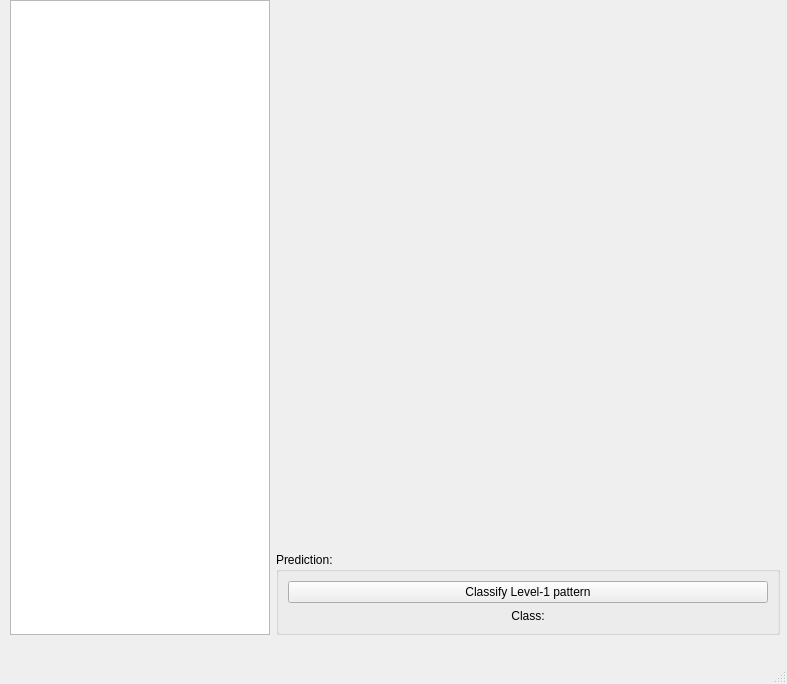
<?xml version="1.0" encoding="UTF-8"?>
<ui version="4.0">
 <class>MainWindow</class>
 <widget class="QMainWindow" name="MainWindow">
  <property name="geometry">
   <rect>
    <x>0</x>
    <y>0</y>
    <width>787</width>
    <height>684</height>
   </rect>
  </property>
  <property name="windowTitle">
   <string>MainWindow</string>
  </property>
  <widget class="QWidget" name="centralwidget">
   <widget class="QWidget" name="layoutWidget">
    <property name="geometry">
     <rect>
      <x>10</x>
      <y>0</y>
      <width>770</width>
      <height>635</height>
     </rect>
    </property>
    <layout class="QHBoxLayout" name="horizontalLayout">
     <item>
      <widget class="QListWidget" name="list"/>
     </item>
     <item>
      <layout class="QVBoxLayout" name="verticalLayout_2">
       <item alignment="Qt::AlignHCenter">
        <widget class="QLabel" name="filename">
         <property name="text">
          <string>&lt;html&gt;&lt;head/&gt;&lt;body&gt;&lt;p align=&quot;center&quot;&gt;&lt;br/&gt;&lt;/p&gt;&lt;/body&gt;&lt;/html&gt;</string>
         </property>
        </widget>
       </item>
       <item>
        <widget class="QLabel" name="img_2">
         <property name="sizePolicy">
          <sizepolicy hsizetype="Fixed" vsizetype="Fixed">
           <horstretch>0</horstretch>
           <verstretch>0</verstretch>
          </sizepolicy>
         </property>
         <property name="minimumSize">
          <size>
           <width>504</width>
           <height>480</height>
          </size>
         </property>
         <property name="maximumSize">
          <size>
           <width>504</width>
           <height>480</height>
          </size>
         </property>
         <property name="text">
          <string/>
         </property>
        </widget>
       </item>
       <item>
        <widget class="QGroupBox" name="groupBox">
         <property name="title">
          <string>Prediction:</string>
         </property>
         <layout class="QVBoxLayout" name="verticalLayout_3">
          <item>
           <widget class="QPushButton" name="pushButton_2">
            <property name="text">
             <string>Classify Level-1 pattern</string>
            </property>
           </widget>
          </item>
          <item>
           <widget class="QLabel" name="label">
            <property name="text">
             <string>&lt;html&gt;&lt;head/&gt;&lt;body&gt;&lt;p align=&quot;center&quot;&gt;Class:&lt;/p&gt;&lt;/body&gt;&lt;/html&gt;</string>
            </property>
           </widget>
          </item>
          <item>
           <layout class="QHBoxLayout" name="horizontalLayout_4"/>
          </item>
         </layout>
        </widget>
       </item>
      </layout>
     </item>
    </layout>
   </widget>
  </widget>
  <widget class="QMenuBar" name="menubar">
   <property name="geometry">
    <rect>
     <x>0</x>
     <y>0</y>
     <width>787</width>
     <height>23</height>
    </rect>
   </property>
  </widget>
  <widget class="QStatusBar" name="statusbar"/>
 </widget>
 <resources/>
 <connections/>
</ui>
